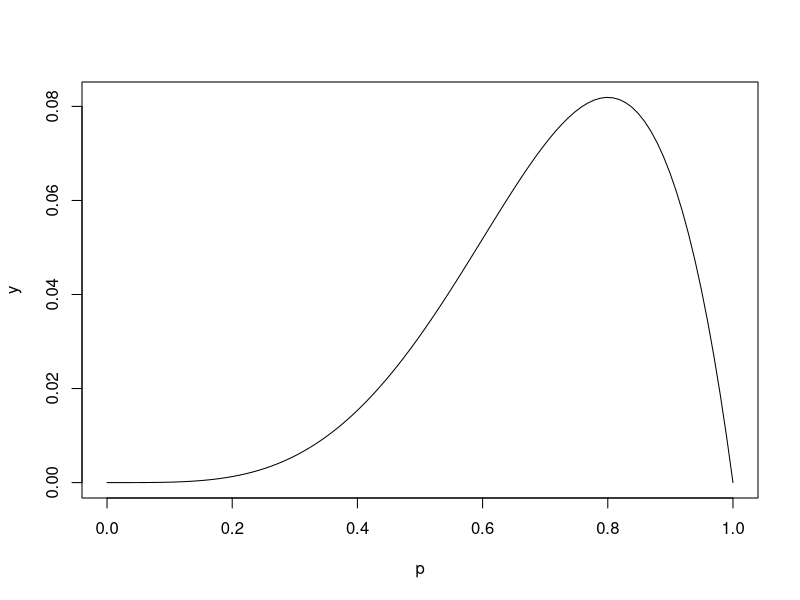

Generate this figure with R:
## ---- chunk 1
p <- seq(0,1,length=100) #za 100 vrednosti med 0 in 1
y <- p^4*(1-p) #za vsako vrednost izracunam verjetnost
plot(p,y,type="l") #narisem in povezem s krivuljo
